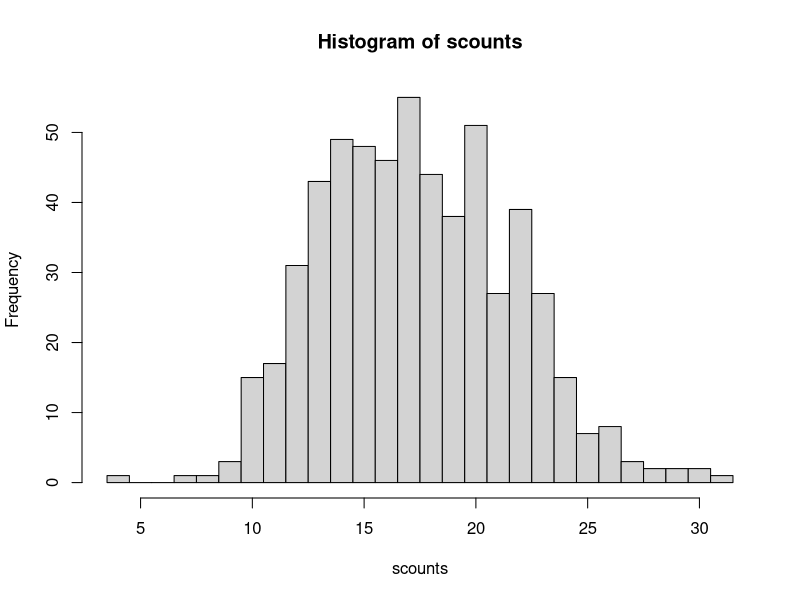

This figure's R source: (Note: this script raises an error after producing the figure.)
## ---- chunk 1
knitr::opts_chunk$set(
  collapse = TRUE,
  comment = "#>"
)
## ---- chunk 2
## - len 指定的是拉丁方的大小
## - reps 是拉丁方的重复数-即给出多少个拉丁方
## - seed 给定一个随机种子，这样可以保证生成的拉丁方是可重复的。
## - returnstrings 告诉函数为每个拉丁方返回一个字符串向量而不是返回一个巨大的矩阵，这个参数可以用来检查生成拉丁方的随机性。
latinsquare <- function(len, reps=1, seed=NA, returnstrings=FALSE) {

    # 保存旧的随机种子并使用新的（如果有）
    if (!is.na(seed)) {
        if (exists(".Random.seed"))  { saved.seed <- .Random.seed }
        else                         { saved.seed <- NA }
        set.seed(seed)
    }

    # 这个矩阵包含了全部独立的拉丁方
    allsq <- matrix(nrow=reps*len, ncol=len)

    # 如果需要，为每个拉丁方阵储存一个字符串 id
    if (returnstrings) {  squareid <- vector(mode = "character", length = reps) }

    # 从向量中获取一个随机元素。(如果 x 里只有一个元素，那么内置的示例函数会很诡异地发生不一样的运行）
    sample1 <- function(x) {
        if (length(x)==1) { return(x) }
        else              { return(sample(x,1)) }
    }

    # 生成 n 个独立的拉丁方阵
    for (n in 1:reps) {

        # 生成一个空的方阵
        sq <- matrix(nrow=len, ncol=len)

        # 如果我们从左上角开始依次填满这个方阵，那么某些拉丁方阵出现的概率就会比其他的大
        # 因此我们需要在方阵中随机地序列填充
        # 步骤大概如下：
        # - 随机选择一个 NA 的单元格 (可以称之为目标单元格)
        # - 找出与目标单元格同行或同列的所有 NA 单元格
        # - 填充目标单元格
        # - 填充同行/同列的其他单元格
        # - 如果因为所有的数字都已被使用而无法继续填充单元格，那么就退出并重新开始填充一个新的方阵。
        # 简言之就是选择一个空单元格，填充它。然后以随机顺序填充与其“交叉”的其他空单元格。
        # 如果只是完全地随机填充（而没有沿着交叉方向），那么失败的概率非常高。

        while (any(is.na(sq))) {

            # 随机选择一个当前值为 NA 的单元格
            k <- sample1(which(is.na(sq)))

            i <- (k-1) %% len +1       # 获取行号
            j <- floor((k-1) / len) +1 # 获取列号

            # 在以 i,j 为中心的“交叉点”中找到其他为 NA 的单元格
            sqrow <- sq[i,]
            sqcol <- sq[,j]

            # 一个包含了所有 NA 单元格坐标的矩阵
            openCell <-rbind( cbind(which(is.na(sqcol)), j),
                              cbind(i, which(is.na(sqrow))))
            # 随机化填充顺序
            openCell <- openCell[sample(nrow(openCell)),]

            # 将中心单元格放到列表的最上面，这样保证从它开始填充方阵
            openCell <- rbind(c(i,j), openCell)
            # There will now be three entries for the center cell, so remove duplicated entries
            # 要确保它是一个矩阵--否则，如果只是一行数据，它将会返回成一个向量并引起错误。
            openCell <- matrix(openCell[!duplicated(openCell),], ncol=2)

            # 填充中心位置，然后填充交叉方向上的其他空格
            for (c in 1:nrow(openCell)) {
                # The current cell to fill
                ci <- openCell[c,1]
                cj <- openCell[c,2]
                # 获取以 i,j 为中心的“交叉”方向上中未使用的数字
                freeNum <- which(!(1:len %in% c(sq[ci,], sq[,cj])))

                # 填充这些位置
                if (length(freeNum)>0) { sq[ci,cj] <- sample1(freeNum) }
                else  {
                    # 错误的尝试 - 没有可获取的数值
                    # 重新生成空方阵
                    sq <- matrix(nrow=len, ncol=len)

                    # 跳出循环
                    break;
                }
            }
        }

        # 将这单个拉丁方储存到包含所有拉丁方的矩阵中
        allsqrows <- ((n-1)*len) + 1:len
        allsq[allsqrows,] <- sq

        # 如果有需要，储存一个代表这个拉丁方的字符串。
        # 每个拉丁方都有一个唯一的字符串代号
        if (returnstrings) { squareid[n] <- paste(sq, collapse="") }

    }

    # 恢复旧的随机种子（如果有）
    if (!is.na(seed) && !is.na(saved.seed)) { .Random.seed <- saved.seed }

    if (returnstrings) { return(squareid) }
    else               { return(allsq) }
}

## ---- chunk 3
# 设置要生成拉丁方的大小和数量
squaresize    <- 4
numsquares    <- 10000

# 获取指定大小的拉丁方的数量 (唯一方阵)
# 没有寻找到唯一的 nxn 方阵的通用解法
# 因此我们这里直接硬编码值 (来自 http://oeis.org/A002860)
uniquesquares <- c(1, 2, 12, 576, 161280, 812851200)[squaresize]

# 生成拉丁方
s <- latinsquare(squaresize, numsquares, seed=122, returnstrings=TRUE)

# 获取所有拉丁方阵的列表，并且进行计数
slist   <- rle(sort(s))
scounts <- slist[[1]]

hist(scounts, breaks=(min(scounts):(max(scounts)+1)-.5))
cat(sprintf("Expected and actual standard deviation: %.4f, %.4f\n",
              sqrt(numsquares/uniquesquares), sd(scounts) ))
## ---- chunk 4
detachAllPackages()
